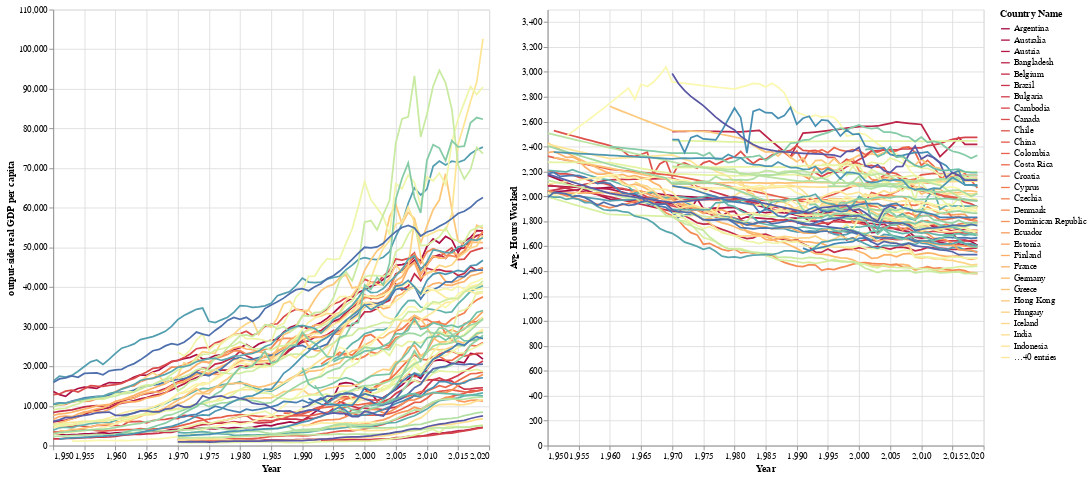

The notebook cell saved with this chart:
### Markdown cell above
# Chart 1
## Comparative Analysis of Output-Side Real GDP Per Capita and Average Hours Worked by Country and Year

### Code cell
# Compare with output-side real GDP per capita and Avg. Hours Worked by Year

dropdown = alt.binding_select(options=data['CountryName'].unique(), name="Select a region:")


# Create a new selection that uses my dynamic query widget
selection = alt.selection_point( fields=["CountryName"], bind=dropdown)

# Let's specify our chart
GDPperCap = alt.Chart(data).mark_line().encode(
    alt.X('Year').title('Year'),
    alt.Y('rgdpoPerCap').title('output-side real GDP per capita'),
    color=alt.Color('CountryName', legend=alt.Legend(title="Country Name"), scale=alt.Scale(scheme='spectral')),
    tooltip=[
    {"field": "CountryName", "title": "Country Name"},
    {"field": "Year", "title": "Year"},
    {"field": "rgdpoPerCap", "title": "GDP per Capita"},
    {"field": "AvgHoursWorked", "title": "Average Hours Worked"}
],
    opacity=alt.condition(selection,alt.value(1),alt.value(.03))
).add_params(selection).properties(height=500,width=500).interactive()


AvgHoursWorked =  alt.Chart(data).mark_line().encode(
    alt.X('Year').title('Year'),
    alt.Y('AvgHoursWorked').title('Avg. Hours Worked'),
    color=alt.Color('CountryName', legend=alt.Legend(title="Country Name"), scale=alt.Scale(scheme='spectral')),
    tooltip=[
    {"field": "CountryName", "title": "Country Name"},
    {"field": "Year", "title": "Year"},
    {"field": "rgdpoPerCap", "title": "GDP per Capita"},
    {"field": "AvgHoursWorked", "title": "Average Hours Worked"}
],
    opacity=alt.condition(selection,alt.value(1),alt.value(.03))
).add_params(selection).properties(height=500,width=500).interactive()

GDPperCap | AvgHoursWorked

### Figure 1 — Vega-Lite specification as saved in the notebook (floating-point values rounded to 4 significant figures; data arrays with more than 128 entries replaced by an {"elided": "..."} marker saying what was removed)
{"config": {"view": {"continuousWidth": 300, "continuousHeight": 300}}, "hconcat": [{"mark": {"type": "line"}, "encoding": {"color": {"field": "CountryName", "legend": {"title": "Country Name"}, "scale": {"scheme": "spectral"}, "type": "nominal"}, "opacity": {"condition": {"param": "param_1", "value": 1}, "value": 0.03}, "tooltip": [{"field": "CountryName", "title": "Country Name"}, {"field": "Year", "title": "Year"}, {"field": "rgdpoPerCap", "title": "GDP per Capita"}, {"field": "AvgHoursWorked", "title": "Average Hours Worked"}], "x": {"field": "Year", "title": "Year", "type": "quantitative"}, "y": {"field": "rgdpoPerCap", "title": "output-side real GDP per capita", "type": "quantitative"}}, "height": 500, "name": "view_1", "width": 500}, {"mark": {"type": "line"}, "encoding": {"color": {"field": "CountryName", "legend": {"title": "Country Name"}, "scale": {"scheme": "spectral"}, "type": "nominal"}, "opacity": {"condition": {"param": "param_1", "value": 1}, "value": 0.03}, "tooltip": [{"field": "CountryName", "title": "Country Name"}, {"field": "Year", "title": "Year"}, {"field": "rgdpoPerCap", "title": "GDP per Capita"}, {"field": "AvgHoursWorked", "title": "Average Hours Worked"}], "x": {"field": "Year", "title": "Year", "type": "quantitative"}, "y": {"field": "AvgHoursWorked", "title": "Avg. Hours Worked", "type": "quantitative"}}, "height": 500, "name": "view_2", "width": 500}], "data": {"name": "data-62a7f26882fb1599756725fdc965ab2c"}, "params": [{"name": "param_1", "select": {"type": "point", "fields": ["CountryName"]}, "bind": {"input": "select", "options": ["Argentina", "Australia", "Austria", "Belgium", "Bangladesh", "Bulgaria", "Brazil", "Canada", "Switzerland", "Chile", "China", "Colombia", "Costa Rica", "Cyprus", "Czechia", "Germany", "Denmark", "Dominican Republic", "Ecuador", "Spain", "Estonia", "Finland", "France", "United Kingdom", "Greece", "Hong Kong", "Croatia", "Hungary", "Indonesia", "India", "Ireland", "Iceland", "Israel", "Italy", "Jamaica", "Japan", "Cambodia", "Korea, Republic of", "Sri Lanka", "Lithuania", "Luxembourg", "Latvia", "Mexico", "Malta", "Myanmar", "Malaysia", "Netherlands", "Norway", "New Zealand", "Pakistan", "Peru", "Philippines", "Poland", "Portugal", "Romania", "Russia Federation", "Singapore", "Slovakia", "Slovenia", "Sweden", "Thailand", "Trinidad and Tobago", "Turkey", "Taiwan, Province of China", "Uruguay", "United States", "Venezuela", "Vietnam", "South Africa"], "name": "Select a region:"}, "views": ["view_1", "view_2"]}, {"name": "param_2", "select": {"type": "interval", "encodings": ["x", "y"]}, "bind": "scales", "views": ["view_1"]}, {"name": "param_3", "select": {"type": "interval", "encodings": ["x", "y"]}, "bind": "scales", "views": ["view_2"]}], "$schema": "https://vega.github.io/schema/vega-lite/v5.14.1.json", "datasets": {"data-62a7f26882fb1599756725fdc965ab2c": {"elided": "3492 records"}}}
